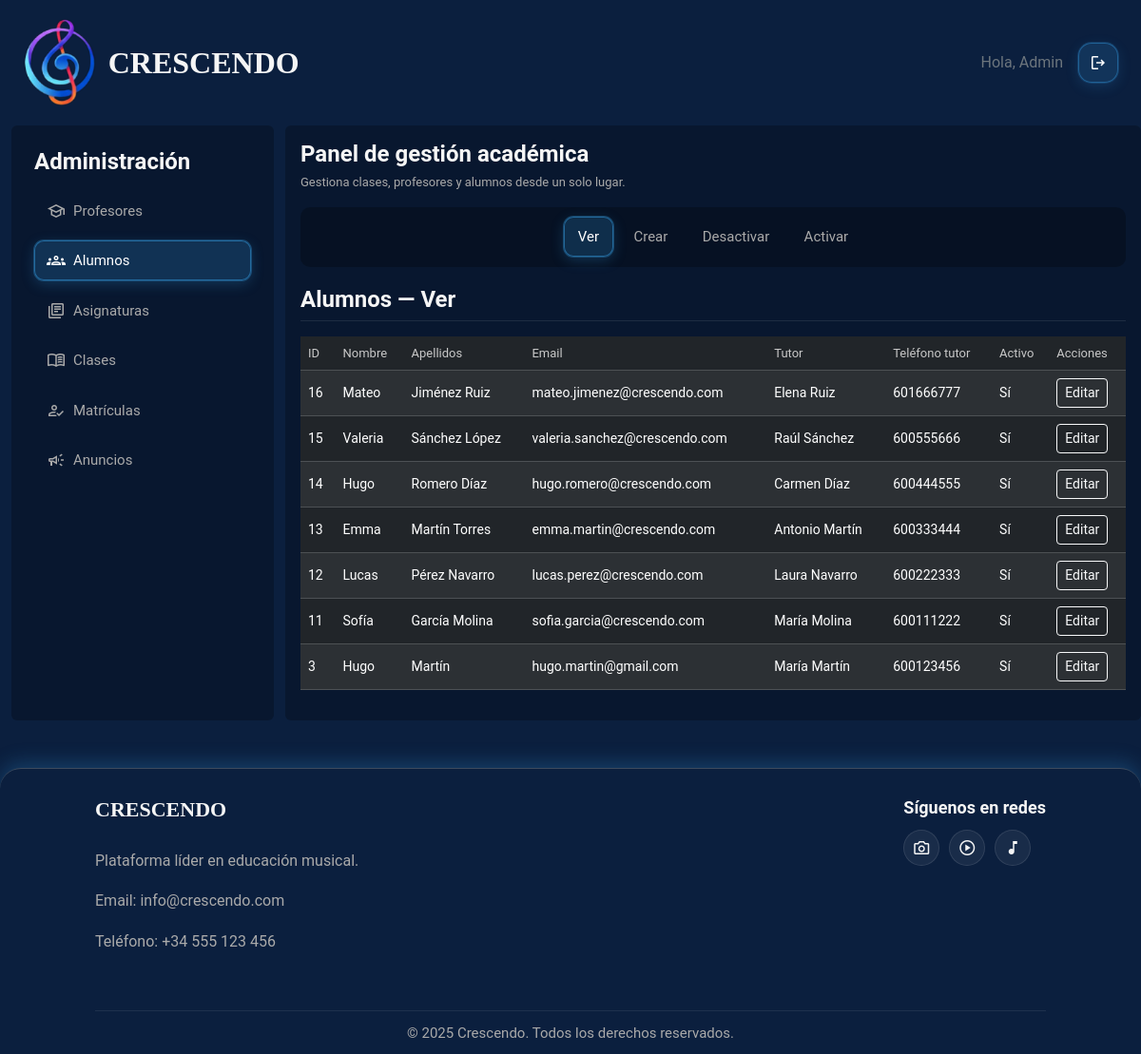
Screenshot of /paginas/panel_administrador.php?entity=alumnos&action=ver (signed in) with the database file from the repository.
### tables this page shows
CREATE TABLE `alumnos` (
  `id_alumno` int(11) NOT NULL,
  `id_usuario` int(11) NOT NULL,
  `nombre_tutor` varchar(150) DEFAULT NULL,
  `telefono_tutor` varchar(20) DEFAULT NULL
);

CREATE TABLE `usuarios` (
  `id_usuario` int(11) NOT NULL,
  `nombre` varchar(100) NOT NULL,
  `apellidos` varchar(150) DEFAULT NULL,
  `email` varchar(150) NOT NULL,
  `password` varchar(255) NOT NULL,
  `rol` enum('administrador','profesor','alumno') NOT NULL,
  `activo` tinyint(1) DEFAULT 1,
  `fecha_creacion` timestamp NOT NULL DEFAULT current_timestamp()
);

### includes/utilidades.php (called while the page is built, shortened)
<?php
if (!function_exists("textoSeguro")) {
    function textoSeguro($texto)
    {
        return htmlspecialchars((string) $texto, ENT_QUOTES, "UTF-8");
    }
}

### modelos/admin_modelo.php (called while the page is built, shortened)
<?php
function listarAlumnos($conexion)
{
    $sql = "SELECT u.id_usuario, u.nombre, u.apellidos, u.email, u.activo,
                   a.nombre_tutor, a.telefono_tutor
            FROM usuarios u
            INNER JOIN alumnos a ON u.id_usuario = a.id_usuario
            WHERE u.rol = 'alumno'
            ORDER BY u.id_usuario DESC";
    $stmt = $conexion->prepare($sql);
    $stmt->execute();
    return $stmt->fetchAll(PDO::FETCH_ASSOC);
}

### paginas/panel_administrador.php (the view, shortened to what this page needs)
<?php
require_once "../includes/utilidades.php";
require_once "../includes/conexion.php";
require_once "../modelos/admin_modelo.php";
$entity = $_GET["entity"] ?? "profesores";
$action = $_GET["action"] ?? "ver";
$profesores = listarProfesores($conexion) ?? [];
$alumnos = listarAlumnos($conexion) ?? [];
?>
<!doctype html>
<html lang="es">
<head>
  <link href="https://cdn.jsdelivr.net/npm/bootstrap@5.3.3/dist/css/bootstrap.min.css" rel="stylesheet">
  <link rel="stylesheet" href="../estilos/estilos.css">
</head>
<body class="d-flex flex-column min-vh-100 text-light">
  <?php require_once "../includes/header.php"; ?>
  <div class="container-fluid flex-grow-1 panel-admin crescendo-panel">
    <div class="row g-4">
      <aside class="col-12 col-lg-3">
        <div class="rounded p-4 bg-black bg-opacity-25 h-100">
          <h2 class="panel-admin-aside-heading d-none d-lg-block">Administración</h2>
          <div id="panelAdminEntities" class="panel-admin-entities-collapse collapse d-lg-block">
          <ul class="panel-admin-entities list-unstyled d-flex flex-column mb-0 p-0">
            <li>
              <a class="panel-admin-entity-link d-flex align-items-center gap-2 <?php echo $entity === "profesores" ? "is-active" : ""; ?>"
                href="?entity=profesores&action=<?php echo textoSeguro($action); ?>">
                <span class="material-symbols-outlined" aria-hidden="true">school</span>
                Profesores
              </a>
            </li>
            <li>
              <a class="panel-admin-entity-link d-flex align-items-center gap-2 <?php echo $entity === "alumnos" ? "is-active" : ""; ?>"
                href="?entity=alumnos&action=<?php echo textoSeguro($action); ?>">
                <span class="material-symbols-outlined" aria-hidden="true">groups</span>
                Alumnos
              </a>
            </li>
            <li>
              <a class="panel-admin-entity-link d-flex align-items-center gap-2 <?php echo $entity === "asignaturas" ? "is-active" : ""; ?>"
                href="?entity=asignaturas&action=<?php echo textoSeguro($action); ?>">
                <span class="material-symbols-outlined" aria-hidden="true">library_books</span>
                Asignaturas
              </a>
            </li>
            <li>
              <a class="panel-admin-entity-link d-flex align-items-center gap-2 <?php echo $entity === "clases" ? "is-active" : ""; ?>"
                href="?entity=clases&action=<?php echo textoSeguro($action); ?>">
                <span class="material-symbols-outlined" aria-hidden="true">menu_book</span>
                Clases
              </a>
            </li>
            <li>
              <a class="panel-admin-entity-link d-flex align-items-center gap-2 <?php echo $entity === "matriculas" ? "is-active" : ""; ?>"
                href="?entity=matriculas&action=<?php echo textoSeguro($action); ?>">
                <span class="material-symbols-outlined" aria-hidden="true">how_to_reg</span>
                Matrículas
              </a>
            </li>
            <li>
              <a class="panel-admin-entity-link d-flex align-items-center gap-2 <?php echo $entity === "anuncios" ? "is-active" : ""; ?>"
                href="?entity=anuncios&action=<?php echo textoSeguro($action); ?>">
                <span class="material-symbols-outlined" aria-hidden="true">campaign</span>
                Anuncios
              </a>
            </li>
          </ul>
          </div>
        </div>
      </aside>
      <main class="col-12 col-lg-9 bg-black bg-opacity-25 rounded p-3">
        <h1 class="panel-admin-title">Panel de gestión académica</h1>
        <p class="panel-admin-tagline">
          Gestiona clases, profesores y alumnos desde un solo lugar.
        </p>
        <nav class="panel-admin-actions" aria-label="Acciones del panel">
          <ul class="panel-admin-actions-list list-unstyled d-flex flex-wrap justify-content-center mb-0 p-0">
            <li>
              <a class="panel-admin-action-link d-inline-block <?php echo $action === "ver" ? "is-active" : ""; ?>"
                href="?entity=<?php echo textoSeguro($entity); ?>&action=ver">Ver</a>
            </li>
            <li>
              <a class="panel-admin-action-link d-inline-block <?php echo $action === "crear" ? "is-active" : ""; ?>"
                href="?entity=<?php echo textoSeguro($entity); ?>&action=crear">Crear</a>
            </li>
            <li>
              <a class="panel-admin-action-link d-inline-block <?php echo $action === "desactivar" ? "is-active" : ""; ?>"
                href="?entity=<?php echo textoSeguro($entity); ?>&action=desactivar">Desactivar</a>
            </li>
            <li>
              <a class="panel-admin-action-link d-inline-block <?php echo $action === "activar" ? "is-active" : ""; ?>"
                href="?entity=<?php echo textoSeguro($entity); ?>&action=activar">Activar</a>
            </li>
          </ul>
        </nav>
        <?php if ($entity === "profesores") { ?>
          <h2 class="panel-admin-section-title">Profesores — <?php echo ucfirst($action); ?></h2>
          <?php if ($action === "crear") { ?>
            <form method="POST" class="row g-3">
              <div class="col-md-6"><label class="form-label">Nombre</label><input class="form-control" type="text" name="nombre"
                  pattern="[A-Za-zÁÉÍÓÚáéíóúÑñ\s]{2,50}"
                  title="Solo letras y espacios (2-50 caracteres)"
                  required></div>
              <div class="col-md-6"><label class="form-label">Apellidos</label><input class="form-control" type="text" name="apellidos"
                  pattern="[A-Za-zÁÉÍÓÚáéíóúÑñ\s]{2,80}"
                  title="Solo letras y espacios"
                  required></div>
              <div class="col-md-6"><label class="form-label">Email</label><input class="form-control" type="email" name="email"
                  pattern="[a-zA-Z0-9._%+\-]+@[a-zA-Z0-9.\-]+\.[a-zA-Z]{2,}"
                  title="Introduce un correo válido"
                  required></div>
              <div class="col-md-6"><label class="form-label">Contraseña</label><input class="form-control" type="text" name="password"
                  pattern="(?=.*[A-Za-z])(?=.*[0-9]).{6,}"
                  title="Mínimo 6 caracteres, una letra y un número"
                  required></div>
              <div class="col-md-6"><label class="form-label">Especialidad</label><input class="form-control" type="text" name="especialidad"
                  pattern="[A-Za-zÁÉÍÓÚáéíóúÑñ\s]{2,50}"
                  title="Solo letras y espacios"
                  required></div>
              <div class="col-12"><button class="boton-acceso" type="submit">Guardar profesor</button></div>
            </form>
          <?php } elseif ($action === "desactivar") { ?>
            <form method="POST" class="row g-3" data-confirmar-accion="desactivar">
              <div class="col-md-8">
                <label class="form-label">Profesor</label>
                <select class="form-select" name="id_usuario" required>
                  <option value="">Selecciona...</option>
                  <?php foreach ($profesores as $profesor) {
                    if ($profesor["activo"] == 0) continue; ?>
                    <option value="<?php echo textoSeguro($profesor["id_usuario"]); ?>">
                      <?php echo textoSeguro($profesor["nombre"] . " " . $profesor["apellidos"] . " - " . $profesor["email"]); ?>
                    </option>
                  <?php } ?>
                </select>
              </div>
              <div class="col-md-4 d-flex align-items-end">
                <button class="boton-acceso w-100 boton-desactivar" type="submit">Desactivar profesor</button>
              </div>
            </form>
          <?php } elseif ($action === "activar") { ?>
            <form method="POST" class="row g-3" data-confirmar-accion="activar">
              <div class="col-md-8">
                <label class="form-label">Profesor</label>
                <select class="form-select" name="id_usuario" required>
                  <option value="">Selecciona...</option>
                  <?php foreach ($profesores as $profesor) {
                    if ($profesor["activo"] == 1) continue; ?>
                    <option value="<?php echo textoSeguro($profesor["id_usuario"]); ?>">
                      <?php echo textoSeguro($profesor["nombre"] . " " . $profesor["apellidos"] . " - " . $profesor["email"]); ?>
                    </option>
                  <?php } ?>
                </select>
              </div>
              <div class="col-md-4 d-flex align-items-end">
                <button class="boton-acceso w-100" type="submit">Activar profesor</button>
              </div>
            </form>
          <?php } else { ?>
            <div class="table-responsive">
              <table class="table table-dark table-striped align-middle" data-inline-entity="profesores">
                <thead>
                  <tr>
                    <th>ID</th>
                    <th>Nombre</th>
                    <th>Apellidos</th>
                    <th>Email</th>
                    <th>Especialidad</th>
                    <th>Activo</th>
                    <th>Acciones</th>
                  </tr>
                </thead>
                <tbody>
                  <?php if (empty($profesores)) { ?>
                    <tr>
                      <td colspan="7">No hay profesores registrados.</td>
                    </tr>
                  <?php } ?>
                  <?php foreach ($profesores as $profesor) { ?>
                    <tr data-id="<?php echo textoSeguro($profesor["id_usuario"]); ?>">
                      <td><?php echo textoSeguro($profesor["id_usuario"]); ?></td>
                      <td data-field="nombre"><?php echo textoSeguro($profesor["nombre"]); ?></td>
                      <td data-field="apellidos"><?php echo textoSeguro($profesor["apellidos"]); ?></td>
                      <td data-field="email"><?php echo textoSeguro($profesor["email"]); ?></td>
                      <td data-field="especialidad"><?php echo textoSeguro($profesor["especialidad"]); ?></td>
                      <td><?php echo $profesor["activo"] ? "Sí" : "No"; ?></td>
                      <td>
                        <button type="button" class="btn btn-outline-light btn-sm boton-inline-editar">Editar</button>
                      </td>
                    </tr>
                  <?php } ?>
                </tbody>
              </table>
            </div>
          <?php } ?>
        <?php } elseif ($entity === "alumnos") { ?>
          <h2 class="panel-admin-section-title">Alumnos — <?php echo ucfirst($action); ?></h2>
          <?php if ($action === "crear") { ?>
            <form method="POST" class="row g-3">
              <div class="col-md-6"><label class="form-label">Nombre</label><input class="form-control" type="text" name="nombre"
                  pattern="[A-Za-zÁÉÍÓÚáéíóúÑñ\s]{2,50}"
                  title="Solo letras y espacios (2-50 caracteres)"
                  required></div>
              <div class="col-md-6"><label class="form-label">Apellidos</label><input class="form-control" type="text" name="apellidos"
                  pattern="[A-Za-zÁÉÍÓÚáéíóúÑñ\s]{2,80}"
                  title="Solo letras y espacios"
                  required></div>
              <div class="col-md-6"><label class="form-label">Email</label><input class="form-control" type="email" name="email"
                  pattern="[a-zA-Z0-9._%+\-]+@[a-zA-Z0-9.\-]+\.[a-zA-Z]{2,}"
                  title="Introduce un correo válido"
                  required></div>
              <div class="col-md-6"><label class="form-label">Contraseña</label><input class="form-control" type="text" name="password"
                  pattern="(?=.*[A-Za-z])(?=.*[0-9]).{6,}"
                  title="Mínimo 6 caracteres, una letra y un número"
                  required></div>
              <div class="col-md-6"><label class="form-label">Nombre del tutor</label><input class="form-control" type="text" name="nombre_tutor"
                  pattern="[A-Za-zÁÉÍÓÚáéíóúÑñ\s]{2,50}"
                  title="Solo letras y espacios (2-50 caracteres)"></div>
              <div class="col-md-6"><label class="form-label">Teléfono del tutor</label><input class="form-control" type="text" name="telefono_tutor"
                  pattern="[0-9]{9}"
                  title="Debe contener 9 números"></div>
              <div class="col-12"><button class="boton-acceso" type="submit">Guardar alumno</button></div>
            </form>
          <?php } else { ?>
            <div class="table-responsive">
              <table class="table table-dark table-striped align-middle" data-inline-entity="alumnos">
                <thead>
                  <tr>
                    <th>ID</th>
                    <th>Nombre</th>
                    <th>Apellidos</th>
                    <th>Email</th>
                    <th>Tutor</th>
                    <th>Teléfono tutor</th>
                    <th>Activo</th>
                    <th>Acciones</th>
                  </tr>
                </thead>
                <tbody>
                  <?php foreach ($alumnos as $alumno) { ?>
                    <tr data-id="<?php echo textoSeguro($alumno["id_usuario"]); ?>">
                      <td><?php echo textoSeguro($alumno["id_usuario"]); ?></td>
                      <td data-field="nombre"><?php echo textoSeguro($alumno["nombre"]); ?></td>
                      <td data-field="apellidos"><?php echo textoSeguro($alumno["apellidos"]); ?></td>
                      <td data-field="email"><?php echo textoSeguro($alumno["email"]); ?></td>
                      <td data-field="nombre_tutor"><?php echo textoSeguro($alumno["nombre_tutor"]); ?></td>
                      <td data-field="telefono_tutor"><?php echo textoSeguro($alumno["telefono_tutor"]); ?></td>
                      <td><?php echo $alumno["activo"] ? "Sí" : "No"; ?></td>
                      <td>
                        <button type="button" class="btn btn-outline-light btn-sm boton-inline-editar">Editar</button>
                      </td>
                    </tr>
                  <?php } ?>
                </tbody>
              </table>
            </div>
          <?php } ?>
        <?php } ?>
      </main>
    </div>
  </div>
  <?php require_once "../includes/footer.php"; ?>
</body>
</html>

### rows the page displays
alumnos: id_usuario.id_usuario "16", id_usuario.nombre "Mateo", id_usuario.apellidos "Jiménez Ruiz", id_usuario.email "mateo.jimenez@crescendo.com", nombre_tutor "Elena Ruiz", telefono_tutor "601666777"
alumnos: id_usuario.id_usuario "15", id_usuario.nombre "Valeria", id_usuario.apellidos "Sánchez López", id_usuario.email "valeria.sanchez@crescendo.com", nombre_tutor "Raúl Sánchez", telefono_tutor "600555666"
alumnos: id_usuario.id_usuario "14", id_usuario.nombre "Hugo", id_usuario.apellidos "Romero Díaz", id_usuario.email "hugo.romero@crescendo.com", nombre_tutor "Carmen Díaz", telefono_tutor "600444555"
alumnos: id_usuario.id_usuario "13", id_usuario.nombre "Emma", id_usuario.apellidos "Martín Torres", id_usuario.email "emma.martin@crescendo.com", nombre_tutor "Antonio Martín", telefono_tutor "600333444"
alumnos: id_usuario.id_usuario "12", id_usuario.nombre "Lucas", id_usuario.apellidos "Pérez Navarro", id_usuario.email "lucas.perez@crescendo.com", nombre_tutor "Laura Navarro", telefono_tutor "600222333"
alumnos: id_usuario.id_usuario "11", id_usuario.nombre "Sofía", id_usuario.apellidos "García Molina", id_usuario.email "sofia.garcia@crescendo.com", nombre_tutor "María Molina", telefono_tutor "600111222"
alumnos: id_usuario.id_usuario "3", id_usuario.nombre "Hugo", id_usuario.apellidos "Martín", id_usuario.email "hugo.martin@gmail.com", nombre_tutor "María Martín", telefono_tutor "600123456"

### other values shown
textoSeguro($nombreUsuario) "Admin"
$action "Ver"
